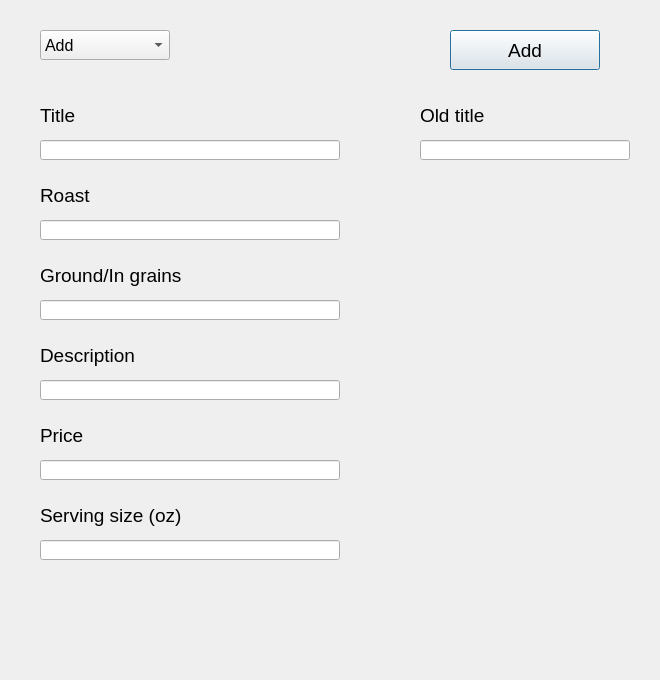
<?xml version="1.0" encoding="UTF-8"?>
<ui version="4.0">
 <class>Dialog</class>
 <widget class="QDialog" name="Dialog">
  <property name="geometry">
   <rect>
    <x>0</x>
    <y>0</y>
    <width>660</width>
    <height>680</height>
   </rect>
  </property>
  <property name="windowTitle">
   <string>Dialog</string>
  </property>
  <widget class="QLineEdit" name="lineEdit_edit">
   <property name="enabled">
    <bool>true</bool>
   </property>
   <property name="geometry">
    <rect>
     <x>420</x>
     <y>140</y>
     <width>210</width>
     <height>20</height>
    </rect>
   </property>
  </widget>
  <widget class="QLabel" name="label_edit">
   <property name="enabled">
    <bool>true</bool>
   </property>
   <property name="geometry">
    <rect>
     <x>420</x>
     <y>100</y>
     <width>210</width>
     <height>30</height>
    </rect>
   </property>
   <property name="font">
    <font>
     <pointsize>14</pointsize>
    </font>
   </property>
   <property name="text">
    <string>Old title</string>
   </property>
  </widget>
  <widget class="QComboBox" name="comboBox">
   <property name="geometry">
    <rect>
     <x>40</x>
     <y>30</y>
     <width>130</width>
     <height>30</height>
    </rect>
   </property>
   <property name="font">
    <font>
     <pointsize>12</pointsize>
    </font>
   </property>
   <item>
    <property name="text">
     <string>Add</string>
    </property>
   </item>
   <item>
    <property name="text">
     <string>Edit</string>
    </property>
   </item>
  </widget>
  <widget class="QLineEdit" name="lineEdit_6">
   <property name="geometry">
    <rect>
     <x>40</x>
     <y>540</y>
     <width>300</width>
     <height>20</height>
    </rect>
   </property>
   <property name="font">
    <font>
     <pointsize>10</pointsize>
    </font>
   </property>
  </widget>
  <widget class="QLineEdit" name="lineEdit_3">
   <property name="geometry">
    <rect>
     <x>40</x>
     <y>300</y>
     <width>300</width>
     <height>20</height>
    </rect>
   </property>
   <property name="font">
    <font>
     <pointsize>10</pointsize>
    </font>
   </property>
  </widget>
  <widget class="QLineEdit" name="lineEdit_4">
   <property name="geometry">
    <rect>
     <x>40</x>
     <y>380</y>
     <width>300</width>
     <height>20</height>
    </rect>
   </property>
   <property name="font">
    <font>
     <pointsize>10</pointsize>
    </font>
   </property>
  </widget>
  <widget class="QLabel" name="label_5">
   <property name="geometry">
    <rect>
     <x>40</x>
     <y>420</y>
     <width>300</width>
     <height>30</height>
    </rect>
   </property>
   <property name="font">
    <font>
     <pointsize>14</pointsize>
    </font>
   </property>
   <property name="text">
    <string>Price</string>
   </property>
  </widget>
  <widget class="QLabel" name="label">
   <property name="geometry">
    <rect>
     <x>40</x>
     <y>100</y>
     <width>300</width>
     <height>30</height>
    </rect>
   </property>
   <property name="font">
    <font>
     <pointsize>14</pointsize>
    </font>
   </property>
   <property name="text">
    <string>Title</string>
   </property>
  </widget>
  <widget class="QLineEdit" name="lineEdit_1">
   <property name="geometry">
    <rect>
     <x>40</x>
     <y>140</y>
     <width>300</width>
     <height>20</height>
    </rect>
   </property>
   <property name="font">
    <font>
     <pointsize>10</pointsize>
    </font>
   </property>
  </widget>
  <widget class="QLabel" name="label_6">
   <property name="geometry">
    <rect>
     <x>40</x>
     <y>500</y>
     <width>300</width>
     <height>30</height>
    </rect>
   </property>
   <property name="font">
    <font>
     <pointsize>14</pointsize>
    </font>
   </property>
   <property name="text">
    <string>Serving size (oz)</string>
   </property>
  </widget>
  <widget class="QLabel" name="label_3">
   <property name="geometry">
    <rect>
     <x>40</x>
     <y>260</y>
     <width>300</width>
     <height>30</height>
    </rect>
   </property>
   <property name="font">
    <font>
     <pointsize>14</pointsize>
    </font>
   </property>
   <property name="text">
    <string>Ground/In grains</string>
   </property>
  </widget>
  <widget class="QLabel" name="label_4">
   <property name="geometry">
    <rect>
     <x>40</x>
     <y>340</y>
     <width>300</width>
     <height>30</height>
    </rect>
   </property>
   <property name="font">
    <font>
     <pointsize>14</pointsize>
    </font>
   </property>
   <property name="text">
    <string>Description</string>
   </property>
  </widget>
  <widget class="QLabel" name="label_2">
   <property name="geometry">
    <rect>
     <x>40</x>
     <y>180</y>
     <width>300</width>
     <height>30</height>
    </rect>
   </property>
   <property name="font">
    <font>
     <pointsize>14</pointsize>
    </font>
   </property>
   <property name="text">
    <string>Roast</string>
   </property>
  </widget>
  <widget class="QLineEdit" name="lineEdit_5">
   <property name="geometry">
    <rect>
     <x>40</x>
     <y>460</y>
     <width>300</width>
     <height>20</height>
    </rect>
   </property>
   <property name="font">
    <font>
     <pointsize>10</pointsize>
    </font>
   </property>
  </widget>
  <widget class="QLineEdit" name="lineEdit_2">
   <property name="geometry">
    <rect>
     <x>40</x>
     <y>220</y>
     <width>300</width>
     <height>20</height>
    </rect>
   </property>
   <property name="font">
    <font>
     <pointsize>10</pointsize>
    </font>
   </property>
  </widget>
  <widget class="QPushButton" name="btn">
   <property name="geometry">
    <rect>
     <x>450</x>
     <y>30</y>
     <width>150</width>
     <height>40</height>
    </rect>
   </property>
   <property name="font">
    <font>
     <pointsize>14</pointsize>
    </font>
   </property>
   <property name="text">
    <string>Add</string>
   </property>
  </widget>
 </widget>
 <resources/>
 <connections/>
</ui>
